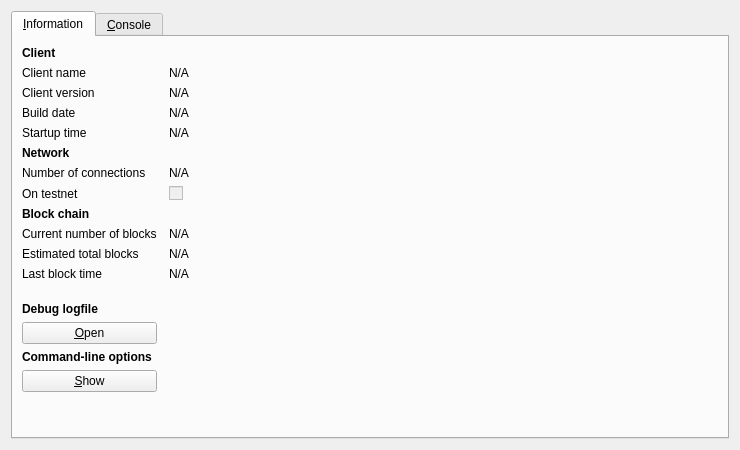
<?xml version="1.0" encoding="UTF-8"?>
<ui version="4.0">
 <class>RPCConsole</class>
 <widget class="QDialog" name="RPCConsole">
  <property name="geometry">
   <rect>
    <x>0</x>
    <y>0</y>
    <width>740</width>
    <height>450</height>
   </rect>
  </property>
  <property name="windowTitle">
   <string>Fairbrix debug window</string>
  </property>
  <layout class="QVBoxLayout" name="verticalLayout_2">
   <item>
    <widget class="QTabWidget" name="tabWidget">
     <property name="currentIndex">
      <number>0</number>
     </property>
     <widget class="QWidget" name="tab_info">
      <attribute name="title">
       <string>&amp;Information</string>
      </attribute>
      <layout class="QGridLayout" name="gridLayout" columnstretch="0,1">
       <property name="horizontalSpacing">
        <number>12</number>
       </property>
       <item row="0" column="0">
        <widget class="QLabel" name="label_9">
         <property name="font">
          <font>
           <weight>75</weight>
           <bold>true</bold>
          </font>
         </property>
         <property name="text">
          <string>Client</string>
         </property>
        </widget>
       </item>
       <item row="1" column="0">
        <widget class="QLabel" name="label_5">
         <property name="text">
          <string>Client name</string>
         </property>
        </widget>
       </item>
       <item row="1" column="1">
        <widget class="QLabel" name="clientName">
         <property name="cursor">
          <cursorShape>IBeamCursor</cursorShape>
         </property>
         <property name="text">
          <string>N/A</string>
         </property>
         <property name="textFormat">
          <enum>Qt::PlainText</enum>
         </property>
         <property name="textInteractionFlags">
          <set>Qt::LinksAccessibleByMouse|Qt::TextSelectableByKeyboard|Qt::TextSelectableByMouse</set>
         </property>
        </widget>
       </item>
       <item row="2" column="0">
        <widget class="QLabel" name="label_6">
         <property name="text">
          <string>Client version</string>
         </property>
        </widget>
       </item>
       <item row="2" column="1">
        <widget class="QLabel" name="clientVersion">
         <property name="cursor">
          <cursorShape>IBeamCursor</cursorShape>
         </property>
         <property name="text">
          <string>N/A</string>
         </property>
         <property name="textFormat">
          <enum>Qt::PlainText</enum>
         </property>
         <property name="textInteractionFlags">
          <set>Qt::LinksAccessibleByMouse|Qt::TextSelectableByKeyboard|Qt::TextSelectableByMouse</set>
         </property>
        </widget>
       </item>
       <item row="3" column="0">
        <widget class="QLabel" name="label_12">
         <property name="text">
          <string>Build date</string>
         </property>
        </widget>
       </item>
       <item row="3" column="1">
        <widget class="QLabel" name="buildDate">
         <property name="cursor">
          <cursorShape>IBeamCursor</cursorShape>
         </property>
         <property name="text">
          <string>N/A</string>
         </property>
         <property name="textFormat">
          <enum>Qt::PlainText</enum>
         </property>
         <property name="textInteractionFlags">
          <set>Qt::LinksAccessibleByMouse|Qt::TextSelectableByKeyboard|Qt::TextSelectableByMouse</set>
         </property>
        </widget>
       </item>
       <item row="4" column="0">
        <widget class="QLabel" name="label_13">
         <property name="text">
          <string>Startup time</string>
         </property>
        </widget>
       </item>
       <item row="4" column="1">
        <widget class="QLabel" name="startupTime">
         <property name="cursor">
          <cursorShape>IBeamCursor</cursorShape>
         </property>
         <property name="text">
          <string>N/A</string>
         </property>
         <property name="textFormat">
          <enum>Qt::PlainText</enum>
         </property>
         <property name="textInteractionFlags">
          <set>Qt::LinksAccessibleByMouse|Qt::TextSelectableByKeyboard|Qt::TextSelectableByMouse</set>
         </property>
        </widget>
       </item>
       <item row="5" column="0">
        <widget class="QLabel" name="label_11">
         <property name="font">
          <font>
           <weight>75</weight>
           <bold>true</bold>
          </font>
         </property>
         <property name="text">
          <string>Network</string>
         </property>
        </widget>
       </item>
       <item row="6" column="0">
        <widget class="QLabel" name="label_7">
         <property name="text">
          <string>Number of connections</string>
         </property>
        </widget>
       </item>
       <item row="6" column="1">
        <widget class="QLabel" name="numberOfConnections">
         <property name="cursor">
          <cursorShape>IBeamCursor</cursorShape>
         </property>
         <property name="text">
          <string>N/A</string>
         </property>
         <property name="textFormat">
          <enum>Qt::PlainText</enum>
         </property>
         <property name="textInteractionFlags">
          <set>Qt::LinksAccessibleByMouse|Qt::TextSelectableByKeyboard|Qt::TextSelectableByMouse</set>
         </property>
        </widget>
       </item>
       <item row="7" column="0">
        <widget class="QLabel" name="label_8">
         <property name="text">
          <string>On testnet</string>
         </property>
        </widget>
       </item>
       <item row="7" column="1">
        <widget class="QCheckBox" name="isTestNet">
         <property name="enabled">
          <bool>false</bool>
         </property>
         <property name="text">
          <string/>
         </property>
        </widget>
       </item>
       <item row="8" column="0">
        <widget class="QLabel" name="label_10">
         <property name="font">
          <font>
           <weight>75</weight>
           <bold>true</bold>
          </font>
         </property>
         <property name="text">
          <string>Block chain</string>
         </property>
        </widget>
       </item>
       <item row="9" column="0">
        <widget class="QLabel" name="label_3">
         <property name="text">
          <string>Current number of blocks</string>
         </property>
        </widget>
       </item>
       <item row="9" column="1">
        <widget class="QLabel" name="numberOfBlocks">
         <property name="cursor">
          <cursorShape>IBeamCursor</cursorShape>
         </property>
         <property name="text">
          <string>N/A</string>
         </property>
         <property name="textFormat">
          <enum>Qt::PlainText</enum>
         </property>
         <property name="textInteractionFlags">
          <set>Qt::LinksAccessibleByMouse|Qt::TextSelectableByKeyboard|Qt::TextSelectableByMouse</set>
         </property>
        </widget>
       </item>
       <item row="10" column="0">
        <widget class="QLabel" name="label_4">
         <property name="text">
          <string>Estimated total blocks</string>
         </property>
        </widget>
       </item>
       <item row="10" column="1">
        <widget class="QLabel" name="totalBlocks">
         <property name="cursor">
          <cursorShape>IBeamCursor</cursorShape>
         </property>
         <property name="text">
          <string>N/A</string>
         </property>
         <property name="textFormat">
          <enum>Qt::PlainText</enum>
         </property>
         <property name="textInteractionFlags">
          <set>Qt::LinksAccessibleByMouse|Qt::TextSelectableByKeyboard|Qt::TextSelectableByMouse</set>
         </property>
        </widget>
       </item>
       <item row="11" column="0">
        <widget class="QLabel" name="label_2">
         <property name="text">
          <string>Last block time</string>
         </property>
        </widget>
       </item>
       <item row="11" column="1">
        <widget class="QLabel" name="lastBlockTime">
         <property name="cursor">
          <cursorShape>IBeamCursor</cursorShape>
         </property>
         <property name="text">
          <string>N/A</string>
         </property>
         <property name="textFormat">
          <enum>Qt::PlainText</enum>
         </property>
         <property name="textInteractionFlags">
          <set>Qt::LinksAccessibleByMouse|Qt::TextSelectableByKeyboard|Qt::TextSelectableByMouse</set>
         </property>
        </widget>
       </item>
       <item row="12" column="0">
        <spacer name="verticalSpacer_2">
         <property name="orientation">
          <enum>Qt::Vertical</enum>
         </property>
         <property name="sizeHint" stdset="0">
          <size>
           <width>20</width>
           <height>20</height>
          </size>
         </property>
        </spacer>
       </item>
       <item row="13" column="0">
        <widget class="QLabel" name="labelDebugLogfile">
         <property name="font">
          <font>
           <weight>75</weight>
           <bold>true</bold>
          </font>
         </property>
         <property name="text">
          <string>Debug logfile</string>
         </property>
        </widget>
       </item>
       <item row="14" column="0">
        <widget class="QPushButton" name="openDebugLogfileButton">
         <property name="toolTip">
          <string>Open the Fairbrix debug logfile from the current data directory. This can take a few seconds for large logfiles.</string>
         </property>
         <property name="text">
          <string>&amp;Open</string>
         </property>
         <property name="autoDefault">
          <bool>false</bool>
         </property>
        </widget>
       </item>
       <item row="15" column="0">
        <widget class="QLabel" name="labelCLOptions">
         <property name="font">
          <font>
           <weight>75</weight>
           <bold>true</bold>
          </font>
         </property>
         <property name="text">
          <string>Command-line options</string>
         </property>
        </widget>
       </item>
       <item row="16" column="0">
        <widget class="QPushButton" name="showCLOptionsButton">
         <property name="toolTip">
          <string>Show the Fairbrix-Qt help message to get a list with possible Fairbrix command-line options.</string>
         </property>
         <property name="text">
          <string>&amp;Show</string>
         </property>
         <property name="autoDefault">
          <bool>false</bool>
         </property>
        </widget>
       </item>
       <item row="17" column="0">
        <spacer name="verticalSpacer">
         <property name="orientation">
          <enum>Qt::Vertical</enum>
         </property>
         <property name="sizeHint" stdset="0">
          <size>
           <width>20</width>
           <height>40</height>
          </size>
         </property>
        </spacer>
       </item>
      </layout>
     </widget>
     <widget class="QWidget" name="tab_console">
      <attribute name="title">
       <string>&amp;Console</string>
      </attribute>
      <layout class="QVBoxLayout" name="verticalLayout_3">
       <property name="spacing">
        <number>3</number>
       </property>
       <item>
        <widget class="QTextEdit" name="messagesWidget">
         <property name="minimumSize">
          <size>
           <width>0</width>
           <height>100</height>
          </size>
         </property>
         <property name="readOnly">
          <bool>true</bool>
         </property>
         <property name="tabKeyNavigation" stdset="0">
          <bool>false</bool>
         </property>
         <property name="columnCount" stdset="0">
          <number>2</number>
         </property>
        </widget>
       </item>
       <item>
        <layout class="QHBoxLayout" name="horizontalLayout">
         <property name="spacing">
          <number>3</number>
         </property>
         <item>
          <widget class="QLabel" name="label">
           <property name="text">
            <string notr="true">&gt;</string>
           </property>
          </widget>
         </item>
         <item>
          <widget class="QLineEdit" name="lineEdit"/>
         </item>
         <item>
          <widget class="QPushButton" name="clearButton">
           <property name="maximumSize">
            <size>
             <width>24</width>
             <height>24</height>
            </size>
           </property>
           <property name="toolTip">
            <string>Clear console</string>
           </property>
           <property name="text">
            <string/>
           </property>
           <property name="icon">
            <iconset resource="../bitcoin.qrc">
             <normaloff>:/icons/remove</normaloff>:/icons/remove</iconset>
           </property>
           <property name="shortcut">
            <string notr="true">Ctrl+L</string>
           </property>
           <property name="autoDefault">
            <bool>false</bool>
           </property>
          </widget>
         </item>
        </layout>
       </item>
      </layout>
     </widget>
    </widget>
   </item>
  </layout>
 </widget>
 <resources>
  <include location="../bitcoin.qrc"/>
 </resources>
 <connections/>
</ui>
